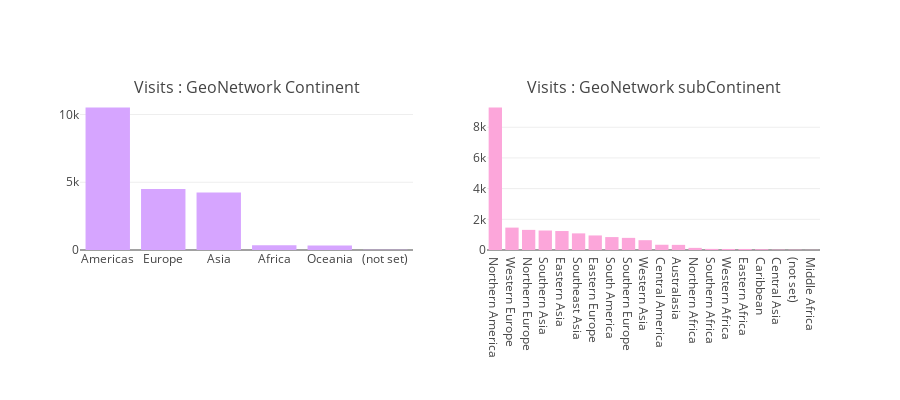

Notebook code cell kept with this figure:
### Markdown cell above
Analysis of Geo segmentation attributes

### Code cell
geo_cols = ['city', 'continent','country',
            'metro', 'networkDomain', 'region','subContinent']
geo_cols = ['continent','subContinent']
colors = ["#d6a5ff", "#fca6da"]
fig = tools.make_subplots(rows=1, cols=2, subplot_titles=["Visits : GeoNetwork Continent", "Visits : GeoNetwork subContinent"], print_grid=False)
trs = []
for i,col in enumerate(geo_cols):
    t = litedata[col].value_counts()
    tr = go.Bar(x = t.index[:20], marker=dict(color=colors[i]), y = t.values[:20])
    trs.append(tr)
fig.append_trace(trs[0], 1, 1)
fig.append_trace(trs[1], 1, 2)
fig['layout'].update(height=400, margin=dict(b=150), showlegend=False)
iplot(fig)

### Figure 1 — Plotly figure (JSON) as saved in the notebook; plotly's stock layout.template omitted (floating-point values rounded to 4 significant figures)
{"data": [{"marker": {"color": "#d6a5ff"}, "type": "bar", "uid": "8acf0674-dbab-4c5f-b7cf-64d2f3f7c46f", "x": ["Americas", "Europe", "Asia", "Africa", "Oceania", "(not set)"], "xaxis": "x", "y": [10521, 4511, 4253, 357, 337, 21], "yaxis": "y"}, {"marker": {"color": "#fca6da"}, "type": "bar", "uid": "676d2d8c-0ff7-4d57-8891-a7948dd49be4", "x": ["Northern America", "Western Europe", "Northern Europe", "Southern Asia", "Eastern Asia", "Southeast Asia", "Eastern Europe", "South America", "Southern Europe", "Western Asia", "Central America", "Australasia", "Northern Africa", "Southern Africa", "Western Africa", "Eastern Africa", "Caribbean", "Central Asia", "(not set)", "Middle Africa"], "xaxis": "x2", "y": [9287, 1460, 1312, 1270, 1236, 1084, 948, 842, 791, 639, 342, 335, 139, 73, 68, 68, 50, 24, 21, 9], "yaxis": "y2"}], "layout": {"annotations": [{"font": {"size": 16}, "showarrow": false, "text": "Visits : GeoNetwork Continent", "x": 0.225, "xanchor": "center", "xref": "paper", "y": 1, "yanchor": "bottom", "yref": "paper"}, {"font": {"size": 16}, "showarrow": false, "text": "Visits : GeoNetwork subContinent", "x": 0.775, "xanchor": "center", "xref": "paper", "y": 1, "yanchor": "bottom", "yref": "paper"}], "height": 400, "margin": {"b": 150}, "showlegend": false, "xaxis": {"anchor": "y", "domain": [0, 0.45]}, "xaxis2": {"anchor": "y2", "domain": [0.55, 1]}, "yaxis": {"anchor": "x", "domain": [0, 1]}, "yaxis2": {"anchor": "x2", "domain": [0, 1]}}}
